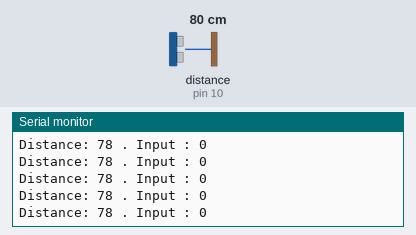
The sketch below on a simulated Arduino Uno, built with avr-gcc and run on an emulated ATmega328P. Parts: the last lines printed to the serial monitor. Wiring (inferred from the names in the program): ultrasonic range finder: trigger pin 9; echo pin 10. Inputs (shaded band) come from the test bench; at power-on: distance to the obstacle (sensor on pin 10) 80 cm. The echo pulse lasts 58.3 µs per cm.

Above: at 1.2 s.
1.3 s: distance to the obstacle (sensor on pin 10) set to 2 cm
At 1.9 s:
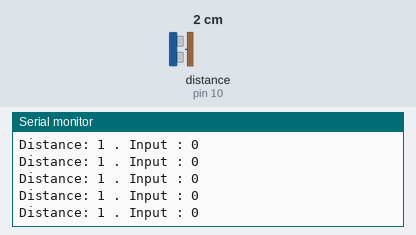
4.3 s: distance to the obstacle (sensor on pin 10) set to 18 cm
At 5.4 s:
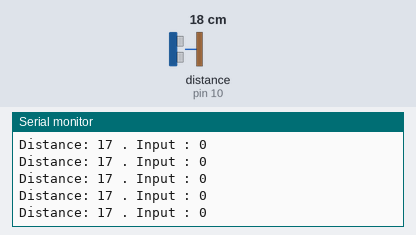
7.3 s: distance to the obstacle (sensor on pin 10) set to 4 cm
At 8.2 s:
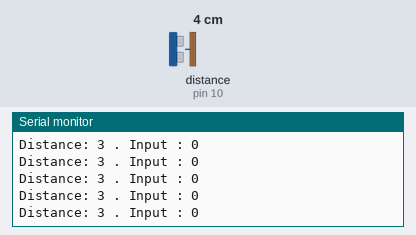
10.3 s: distance to the obstacle (sensor on pin 10) set to 35 cm
At 11.2 s:
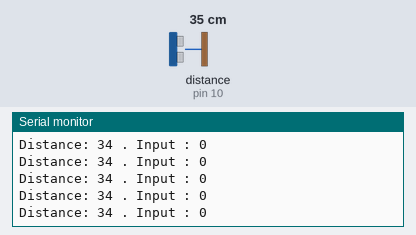
13.3 s: distance to the obstacle (sensor on pin 10) set to 9 cm
At 14.2 s:
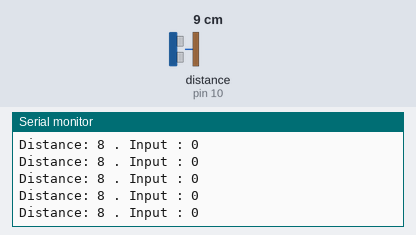
19.3 s: distance to the obstacle (sensor on pin 10) set to 60 cm
At 20.1 s:
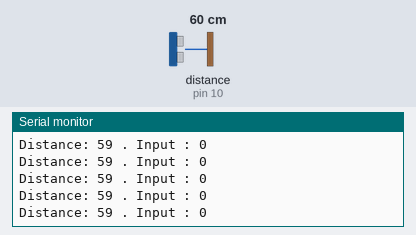
Timing chart, 0 to 22.3 s (numbered marks = the images above; inputs shaded):
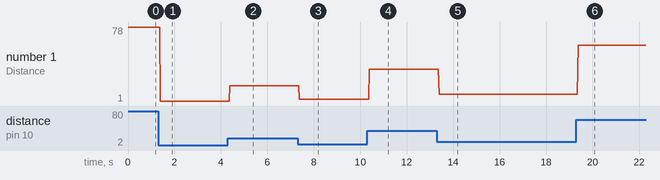

Measured:
- after the input at 1.3 s, the serial monitor: prints a new line after 0.08 s (image 1)
- after the input at 4.3 s, the serial monitor: prints a new line after 0.07 s (image 2)
- after the input at 7.3 s, the serial monitor: prints a new line after 0.08 s (image 3)
- after the input at 10.3 s, the serial monitor: prints a new line after 0.09 s (image 4)
- after the input at 13.3 s, the serial monitor: prints a new line after 0.09 s (image 5)
- after the input at 19.3 s, the serial monitor: prints a new line after 0.07 s (image 6)
- plotted number 1: 78 → 1 after the input at 1.3 s, 1 → 17 after the input at 4.3 s, 17 → 3 after the input at 7.3 s, 3 → 34 after the input at 10.3 s, 34 → 8 after the input at 13.3 s

The sketch:

ultrasound_test.ino
```cpp
/*
* Ultrasonic Sensor HC-SR04 and Arduino Tutorial
*
* by Dejan Nedelkovski,
* www.HowToMechatronics.com
*
*/
// defines pins numbers
int ledPin = 13;
const int trigPin = 9;
const int echoPin = 10;
int sensorPin = A0;
int sensorValue = 0;
// defines variables
long duration;
long distance;
void setup() {
  pinMode(trigPin, OUTPUT); // Sets the trigPin as an Output
  pinMode(echoPin, INPUT); // Sets the echoPin as an Input
  Serial.begin(9600); // Starts the serial communication
  pinMode(ledPin, OUTPUT);
  pinMode(ledPin, INPUT);
}
void loop() {
  // Clears the trigPin
  //sensorValue = analogRead(sensorPin);
  //sensorValue = map(sensorValue,0,1023,0,10);
  digitalWrite(trigPin, LOW);
  delayMicroseconds(2);
  // Sets the trigPin on HIGH state for 10 micro seconds
  digitalWrite(trigPin, HIGH);
  delayMicroseconds(10);
  digitalWrite(trigPin, LOW);
  // Reads the echoPin, returns the sound wave travel time in microseconds
  duration = pulseIn(echoPin, HIGH);
  // Calculating the distance
  distance = duration * 0.034/2;
  // Prints the distance on the Serial Monitor
  Serial.print("Distance: ");
  Serial.print(distance);
  Serial.print(" . Input : ");
  Serial.println(sensorValue);
  //Serial.println(sensorValue);
  if (distance > 20)
  {
    digitalWrite(ledPin, HIGH);
  }
  else
  {
     digitalWrite(ledPin, LOW);
  }
}
```
